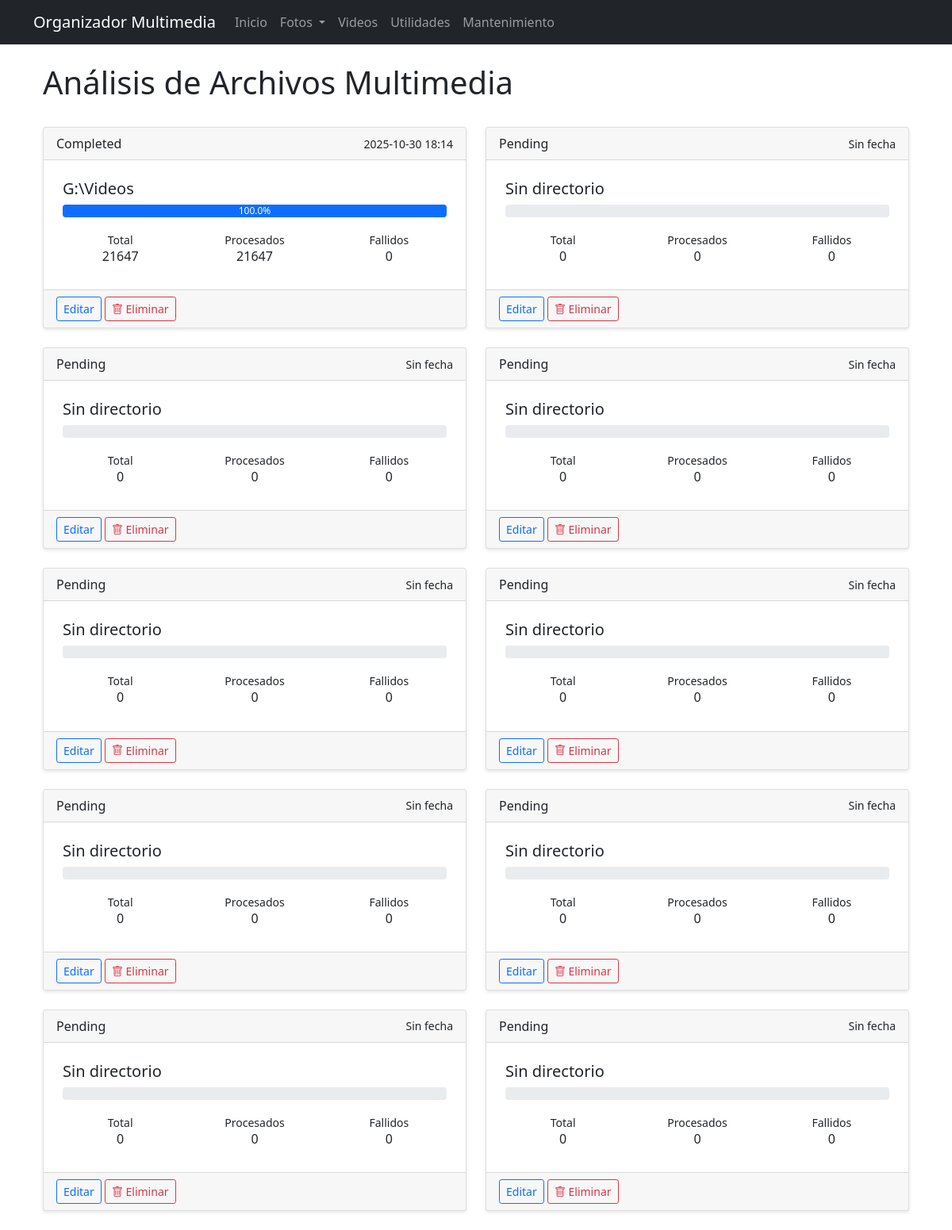
/photos/scan-summary, run on an earlier commit of the app's database.
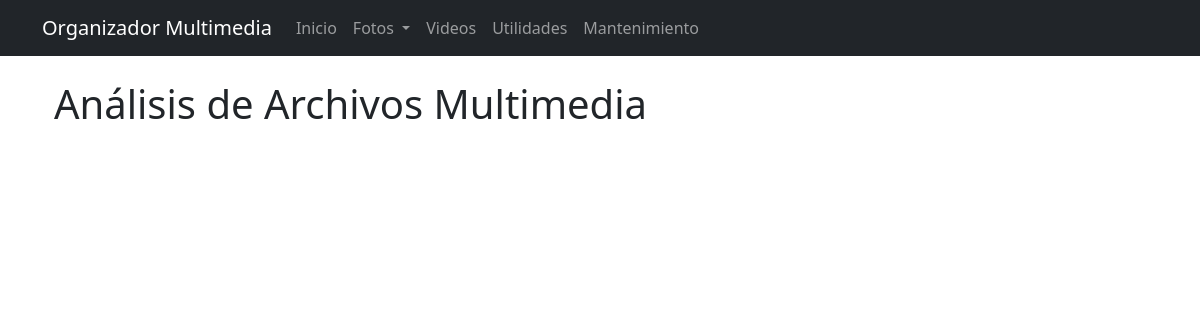
And on a later commit of the database.
### app/models/database.py (models this page shows, shortened)
class PhotoScanSummary(db.Model):
    __tablename__ = 'photos_scan_summary'
    id = db.Column(db.Integer, primary_key=True)
    path = db.Column(db.String(255), nullable=False)
    directories_count = db.Column(db.Integer, nullable=False, default=0)
    num_images = db.Column(db.Integer, nullable=False, default=0)
    num_videos = db.Column(db.Integer, nullable=False, default=0)
    year = db.Column(db.Integer)
    month_number = db.Column(db.Integer)
    month_text = db.Column(db.String(50))
    total_size = db.Column(db.BigInteger, nullable=False, default=0)
    created_at = db.Column(db.DateTime, nullable=False, default=datetime.utcnow)
    directory = db.Column(db.String(500))
    scan_date = db.Column(db.DateTime, default=datetime.utcnow)
    total_files = db.Column(db.Integer, default=0)
    processed_files = db.Column(db.Integer, default=0)
    failed_files = db.Column(db.Integer, default=0)
    status = db.Column(db.String(20), default='pending')
    details = db.Column(db.Text)

### app/routes/photos.py (the view)
@bp.route('/scan-summary')
def scan_summary():
    summaries = PhotoScanSummary.query.order_by(PhotoScanSummary.scan_date.desc()).all()
    return render_template('photos/scan_summary.html', summaries=summaries)

### app/templates/photos/scan_summary.html (shortened to what this page needs)
{% extends 'base.html' %}
{% block content %}
<div class="container mt-4">
    <div class="d-flex justify-content-between align-items-center mb-4">
        <h1>Análisis de Archivos Multimedia</h1>
    </div>
    <div class="row" id="summariesContainer">
        {% for summary in summaries %}
        <div class="col-md-6 mb-4">
            <div class="card scan-card" data-id="{{ summary.id }}">
                <div class="card-header d-flex justify-content-between align-items-center">
                    <span class="status-badge status-{{ summary.status or 'unknown' }}">{{ (summary.status or 'Desconocido')|title }}</span>
                    <small>
                        {% if summary.scan_date %}
                            {{ summary.scan_date.strftime('%Y-%m-%d %H:%M') }}
                        {% else %}
                            Sin fecha
                        {% endif %}
                    </small>
                </div>
                <div class="card-body">
                    <h5 class="card-title">{{ summary.directory or 'Sin directorio' }}</h5>
                    <div class="progress mb-3">
                        {% set total = summary.total_files or 0 %}
                        {% set processed = summary.processed_files or 0 %}
                        {% set progress = (processed / total * 100) if total > 0 else 0 %}
                        {% set progress_width = "%.1f"|format(progress) %}
                        <div class="progress-bar" role="progressbar" style="width: {{ progress_width }}%">
                            {{ progress_width }}%
                        </div>
                    </div>
                    <div class="row text-center">
                        <div class="col">
                            <small>Total</small>
                            <h6>{{ summary.total_files or 0 }}</h6>
                        </div>
                        <div class="col">
                            <small>Procesados</small>
                            <h6>{{ summary.processed_files or 0 }}</h6>
                        </div>
                        <div class="col">
                            <small>Fallidos</small>
                            <h6>{{ summary.failed_files or 0 }}</h6>
                        </div>
                    </div>
                </div>
                <div class="card-footer">
                    <a href="{{ url_for('photos.edit_scan_summary', id=summary.id) }}" class="btn btn-sm btn-outline-primary">
                         Editar
                    </a>
                    <button class="btn btn-sm btn-outline-danger delete-btn" data-id="{{ summary.id }}">
                        <i class="bi bi-trash"></i> Eliminar
                    </button>
                </div>
            </div>
        </div>
        {% endfor %}
    </div>
</div>
{% endblock %}

### app/templates/base.html (shortened to what this page needs)
<!DOCTYPE html>
<html lang="es">
<head>
    <link href="https://cdn.jsdelivr.net/npm/bootstrap@5.1.3/dist/css/bootstrap.min.css" rel="stylesheet">
    <link href="https://cdn.jsdelivr.net/npm/bootstrap-icons@1.7.2/font/bootstrap-icons.css" rel="stylesheet">
    <link href="{{ url_for('static', filename='css/style.css') }}" rel="stylesheet">
</head>
<body>
    <nav class="navbar navbar-expand-lg navbar-dark bg-dark">
        <div class="container">
            <a class="navbar-brand" href="{{ url_for('main.index') }}">Organizador Multimedia</a>
            <div class="collapse navbar-collapse" id="navbarNav">
                <ul class="navbar-nav">
                    <li class="nav-item">
                        <a class="nav-link" href="{{ url_for('main.index') }}">Inicio</a>
                    </li>
                    <li class="nav-item dropdown">
                        <a class="nav-link dropdown-toggle" href="{{ url_for('photos.index') }}" id="photosDropdown" role="button"
                           data-bs-toggle="dropdown" aria-expanded="false">
                            Fotos
                        </a>
                    </li>
                    <li class="nav-item">
                        <a class="nav-link" href="{{ url_for('videos.index') }}">Videos</a>
                    </li>
                    <li class="nav-item">
                        <a class="nav-link" href="{{ url_for('main.utilities') }}">Utilidades</a>
                    </li>
                    <li class="nav-item">
                        <a class="nav-link" href="{{ url_for('maintenance.index') }}">Mantenimiento</a>
                    </li>
                </ul>
            </div>
        </div>
    </nav>
    <main class="container mt-4">
        {% block content %}{% endblock %}
    </main>
</body>
</html>

What changed in the data, as far as the page shows it:
removed PhotoScanSummary: status "Completed", scan_date "2025-10-30 18:14", directory "G:\\Videos", progress_width "100.0", total_files "21647", processed_files "21647", failed_files "0"
removed PhotoScanSummary: status "Pending", shows "Sin fecha", directory "Sin directorio", total_files "0", processed_files "0", failed_files "0"
removed PhotoScanSummary: status "Pending", shows "Sin fecha", directory "Sin directorio", total_files "0", processed_files "0", failed_files "0"
removed PhotoScanSummary: status "Pending", shows "Sin fecha", directory "Sin directorio", total_files "0", processed_files "0", failed_files "0"
removed PhotoScanSummary: status "Pending", shows "Sin fecha", directory "Sin directorio", total_files "0", processed_files "0", failed_files "0"
removed PhotoScanSummary: status "Pending", shows "Sin fecha", directory "Sin directorio", total_files "0", processed_files "0", failed_files "0"
removed PhotoScanSummary: status "Pending", shows "Sin fecha", directory "Sin directorio", total_files "0", processed_files "0", failed_files "0"
removed PhotoScanSummary: status "Pending", shows "Sin fecha", directory "Sin directorio", total_files "0", processed_files "0", failed_files "0"
removed PhotoScanSummary: status "Pending", shows "Sin fecha", directory "Sin directorio", total_files "0", processed_files "0", failed_files "0"
removed PhotoScanSummary: status "Pending", shows "Sin fecha", directory "Sin directorio", total_files "0", processed_files "0", failed_files "0"
